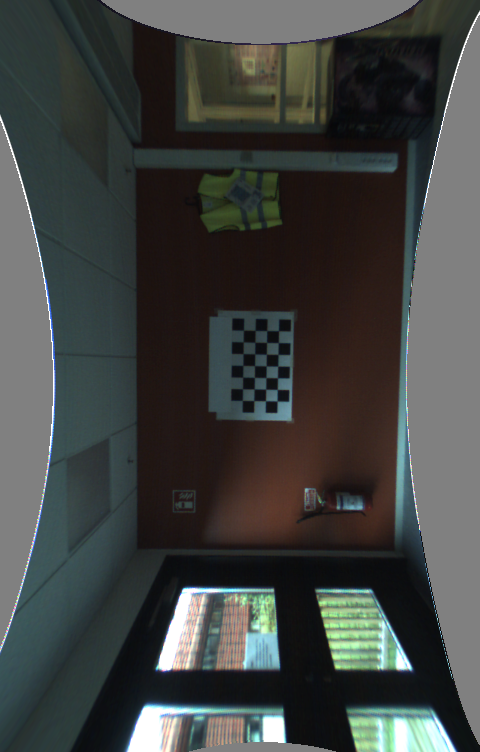
#> input picture 00008a1.png, 480 x 752 px
$ python test.py   (older library calls are emulated)
#> lines starting #> are read from the running program, lines starting #| are printed output that depends on the picture
#BG3

import cv2
import numpy as np
from matplotlib import pyplot as plt

#Clicker on image
def click_event(event, x, y, flags, param):
	if event == cv2.EVENT_LBUTTONDOWN:
		#Print distance to pixel (x, y)
		print ((x, y), str(displ[y,x]), float(609.6/displ[y,x]), " meter.")

print ('Loading images...')
imgL = cv2.imread('00008a1.png')
#> imgL is the input picture: shape (752, 480, 3); mean B, G, R 65.2, 67.4, 64.6
imgR = cv2.imread('00008a2.png')
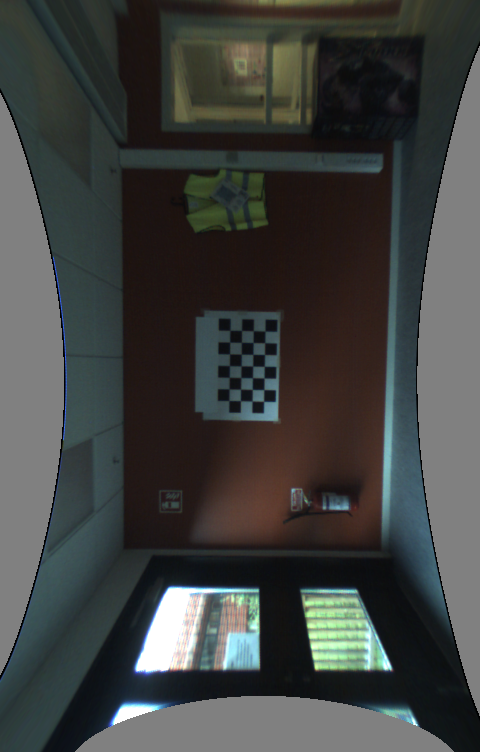
#> input picture 00008a2.png, 480 x 752 px
#> imgR is the input picture: shape (752, 480, 3); mean B, G, R 63.9, 65.9, 63.7

#Disparity settings
window_size = 3
min_disp = 0
num_disp = 128-min_disp
matcher_left = cv2.StereoSGBM_create(
	blockSize = 5,
	numDisparities = num_disp,
	minDisparity = min_disp,
	P1 = 8*3*window_size**2,
	P2 = 32*3*window_size**2,
	disp12MaxDiff = 1,
	uniquenessRatio = 15,
	speckleWindowSize = 0,
	speckleRange = 5,
	preFilterCap = 63,
	mode=cv2.STEREO_SGBM_MODE_SGBM_3WAY
	)
matcher_right = cv2.ximgproc.createRightMatcher(matcher_left)

# Filter
lmbda = 80000 #org 80000
sigma = 1.2 #org 1.2400,330
visual_multiplier = cv2.setMouseCallback("Disparity", click_event)

wls_filter = cv2.ximgproc.createDisparityWLSFilter(matcher_left=matcher_left)
wls_filter.setLambda(lmbda)
wls_filter.setSigmaColor(sigma)

#Disparity calculation
print ('Calculating disparity...')
displ = matcher_left.compute(imgL, imgR) .astype(np.float32)
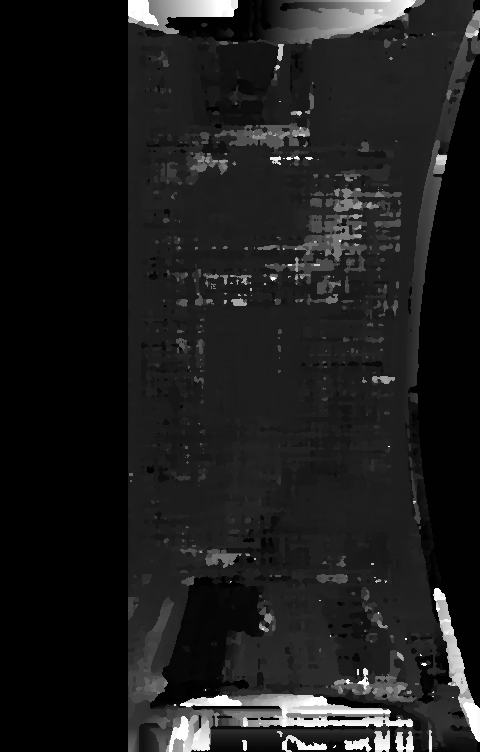
#> displ: shape (752, 480) float32; min -16, max 2032, mean 217.9; drawn with min black and max white
displ = np.int16(displ)
dispr = matcher_right.compute(imgR, imgL) .astype(np.float32)
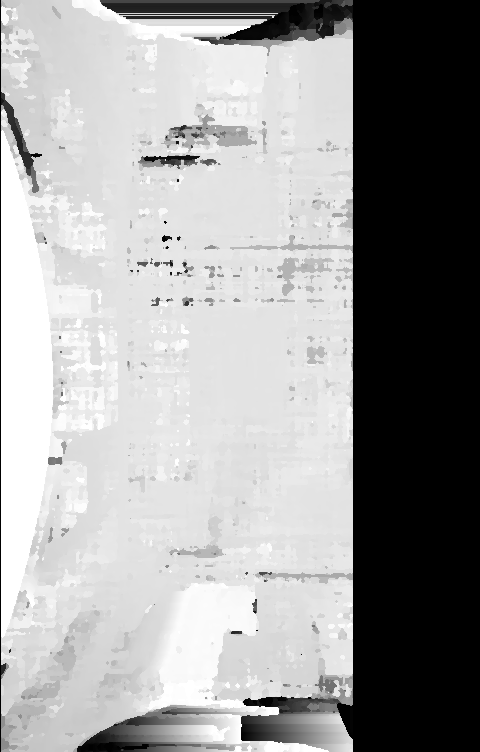
#> dispr: shape (752, 480) float32; min -2048, max 0, mean -773.9; drawn with min black and max white
dispr = np.int16(dispr)

filteredImg = wls_filter.filter(displ, imgL, None, dispr)
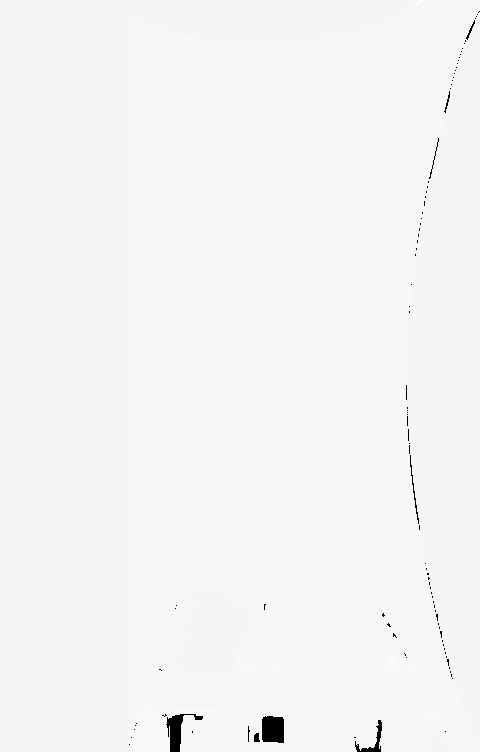
#> filteredImg: shape (752, 480) int16; min -32768, max 1247, mean -31.3; drawn with min black and max white
filteredImg = cv2.normalize(
    src=filteredImg,
    dst=filteredImg,
    beta=1,
    alpha=255,
   	norm_type=cv2.NORM_MINMAX,
	dtype=cv2.CV_8U
    )
filteredImg = np.uint8(filteredImg)

#Show images
cv2.imshow('Disparity', filteredImg)
#cv2.imshow('Left', imgL)
#cv2.imshow('Right', imgR)
cv2.setMouseCallback("Disparity", click_event)


cv2.waitKey(0)
cv2.destroyAllWindows
